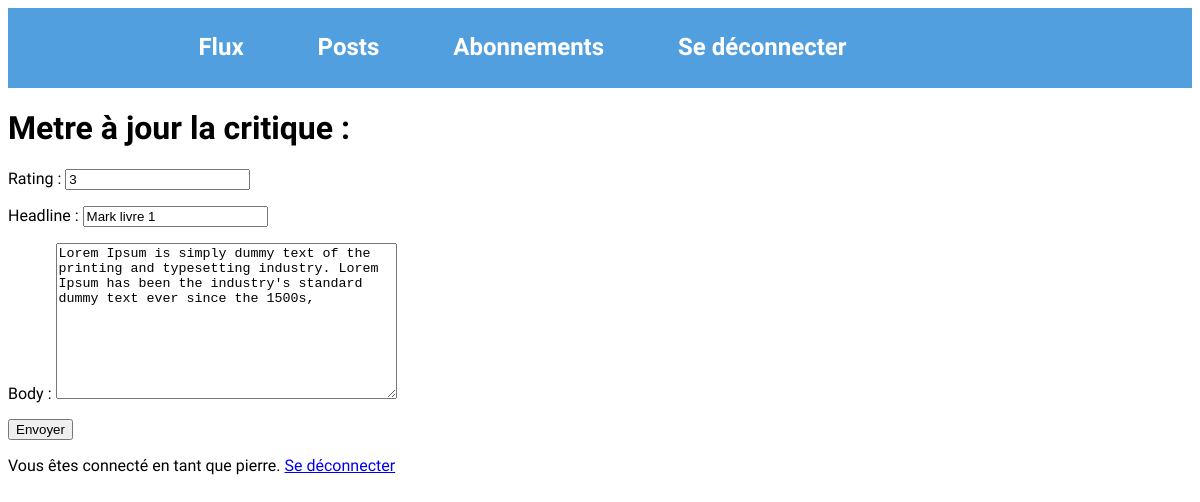
The app's page /review/3/change/ (signed in) with its own data.
### litreview_app/models.py (models this page shows)
class Review(models.Model):
    ticket = models.ForeignKey(to=Ticket, on_delete=models.CASCADE)
    rating = models.PositiveSmallIntegerField(
        validators=[MinValueValidator(0), MaxValueValidator(5)])
    headline = models.CharField(max_length=128)
    body = models.TextField()
    user = models.ForeignKey(
        to=settings.AUTH_USER_MODEL, on_delete=models.CASCADE)
    time_created = models.DateTimeField(auto_now_add=True)

### authentication_app/models.py (models this page shows)
class User(AbstractUser):
    pass

### litreview_app/views.py (the view)
# urls.py: path('review/<int:id>/change/', litreview_app.views.review_update, name='review_update'),
@login_required
def review_update(request, id):
    review = Review.objects.get(id=id)
    ticket = review.ticket
    if request.method == 'POST':
        form = ReviewForTicketFrom(request.POST, instance=review, user=request.user, ticket=ticket)
        if form.is_valid():
            form.save()
            return redirect('user_post')
    else:
        form = ReviewForTicketFrom(instance=review, user=request.user, ticket=ticket)
    return render(request,
                  'litreview_app/review_update.html',
                  {'form': form})

### authentication_app/forms.py (shortened to what this page needs)
class ReviewForTicketFrom(forms.ModelForm):
    class Meta:
        model = Review
        fields = ['rating', 'headline', 'body']
    def __init__(self, *args, **kwargs):
        self.user = kwargs.pop('user')
        self.ticket = kwargs.pop('ticket')
        super().__init__(*args, **kwargs)

### litreview_app/templates/litreview_app/review_update.html (shortened to what this page needs)
{% extends 'authentication_app/base.html' %}
{% block content %}
<h1>Metre à jour la critique :</h1>
<form action="" method="post">
    {{ form.as_p }}
    <input type="submit" value="Envoyer">
</form>
{% endblock %}

### authentication_app/templates/authentication_app/base.html (shortened to what this page needs)
{% load static %}
<!DOCTYPE html>
<html>
    <head>
        <link rel="stylesheet" href="{% static 'authentication_app/style.css' %}"/>
    </head>
    <header>
      <div class="menu">
        <nav>
          <ul>
            <li><a href="http://127.0.0.1:8000/flux">Flux</a></li>
            <li><a href="http://127.0.0.1:8000/user">Posts</a></li>
            <li><a href="http://127.0.0.1:8000/user/social">Abonnements</a></li>
            <li><a href="{% url 'logout' %}">Se déconnecter</a></li>
          </ul>
        </nav>
      </div>
    </header>
    <body>
        {% block content %}{% endblock content %}
        {%  if user.is_authenticated %}
            <p>Vous êtes connecté en tant que {{ request.user }}. <a href="{% url 'logout' %}">Se déconnecter</a></p>
        {% endif %}
    </body>
</html>

### authentication_app/static/authentication_app/style.css (style rules this page uses)
head, body { font-family: 'Montserrat'; }
header { position: relative; width: 100%; height: 80px; background: rgb(81, 159, 223); z-index: 10; }
header::after { content: ''; display: table; clear: both; }
nav { margin: auto; padding-right: 19%; }
nav ul { margin: 0; padding: 0; list-style: none; text-align: center; }
nav li { display: inline-block; margin-left: 70px; padding-top: 25px; position: relative; padding-bottom: 25px; }
nav a { font-weight: bold; font-size: 1.5em; color: white; text-decoration: none; transition: 0.2s; }
nav a::before { content: ''; display: block; height: 5px; width: 100%; background-color: black; position: absolute; top: 0; width: 0%; transition: 0.2s; }

### records on screen
Review: rating "3", headline "Mark livre 1", body "Lorem Ipsum is simply dummy text of the printing and typesetting industry. Lorem Ipsum has been the industry's standard dummy text ever since the 1500s,"
User: user "pierre"
